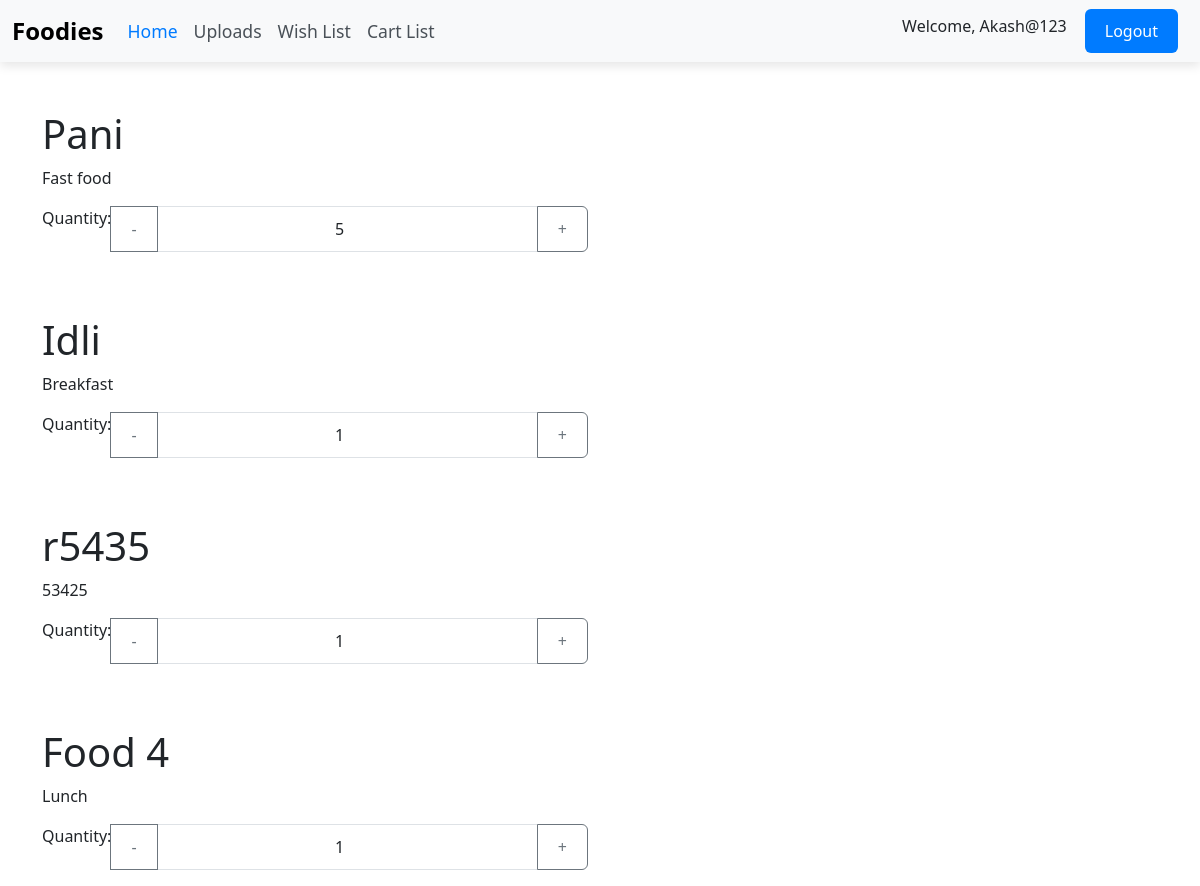
/show_cartList (signed in), run on the app's committed database.
### homepage/models.py (models this page shows, shortened)
class CartItem(models.Model):
    cart = models.ForeignKey(Cart,on_delete=models.CASCADE,null=True,blank=True)
    product = models.ForeignKey(FoodImages,on_delete=models.CASCADE)
    cart_count = models.IntegerField(default = 1)
    updated = models.DateTimeField(auto_now=True) #updates the field value everytime instance is saved
    created = models.DateTimeField(auto_now_add=True)

class FoodImages(models.Model):
    name = models.CharField(max_length=100)
    category = models.TextField()
    cost = models.FloatField()
    images = models.ImageField(upload_to="foodImages/")
    updated = models.DateTimeField(auto_now=True) #updates the field value everytime instance is saved
    created = models.DateTimeField(auto_now_add=True)

### homepage/views.py (the view)
# urls.py: path('show_cartList',views.show_cartList,name="show_cartList"),
@login_required(login_url="/Login")
def show_cartList(request):
    cart, created = Cart.objects.get_or_create(user=request.user)
    cart_items = CartItem.objects.filter(cart=cart)
    return render(request, "CartList.html", {"user_products": cart_items})

### Templates/CartList.html (shortened to what this page needs)
{% extends 'main.html' %}
{% block body_block %}
    {% if user_products %}
        {% for item in user_products %}
            <div class="container mt-5">
                <div class="row">
                    <div class="col-md-6">
                        <h1>{{ item.product.name }}</h1>
                        <p>{{ item.product.category }}</p>
                        <div class = "input-group mb-3">
                        <p>Quantity:</p>
                        <button class = "btn btn-outline-secondary" id="decrementbtn"> - </button>
                        <input type = "number" class ="form-control text-center" value="{{ item.cart_count }}" min="1" id = "inputBtn" />
                        <button class = "btn btn-outline-secondary" id="incrementbtn"> + </button>
                    </div>
                    </div>
                </div>
            </div>
        {% endfor %}
    {% else %}
        <p>Your CartList is empty.</p>
    {% endif %}
{% endblock %}

### Templates/main.html (shortened to what this page needs)
<!DOCTYPE html>
<html lang="en">
<head>
  <link href="https://cdn.jsdelivr.net/npm/bootstrap@5.3.3/dist/css/bootstrap.min.css" rel="stylesheet">
  <link href="https://cdnjs.cloudflare.com/ajax/libs/font-awesome/6.0.0-beta3/css/all.min.css" rel="stylesheet">
</head>
<body>
  <nav class="navbar navbar-expand-lg navbar-light">
    <div class="container-fluid">
      <a class="navbar-brand" href="#">Foodies</a>
      <div class="collapse navbar-collapse" id="navbarScroll">
        <ul class="navbar-nav me-auto navbar-nav-scroll" style="--bs-scroll-height: 100px;">
          <li class="nav-item">
            <a class="nav-link active" aria-current="page" href="{% url 'home' %}">Home</a>
          </li>
          <li class="nav-item">
            <a class="nav-link" href="{% url 'upload_images' %}">Uploads</a>
          </li>
          <li class="nav-item">
            <a class="nav-link" href="{% url 'show_wishlist' %}">Wish List</a>
          </li>
          <li class="nav-item">
            <a class="nav-link" href="{% url 'show_cartList' %}">Cart List</a>
          </li>
        </ul>
        {% if user.is_authenticated %}
          <h6 class="me-2">Welcome, {{ user.username }}</h6>
          <a href="{% url 'Logout' %}">
            <button class="btn btn-primary" type="button" id="loginButton">Logout</button>
          </a>
        {% else %}
          <a href="{% url 'Login' %}">
            <button class="btn btn-primary" type="button" id="loginButton">Login</button>
          </a>
        {% endif %}
      </div>
    </div>
  </nav>
  {% block body_block %}
  {% endblock %}
</body>
</html>

### Templates/main.html (style rules this page uses)
.navbar { background-color: #f8f9fa; box-shadow: 0 4px 10px rgba(0, 0, 0, 0.1); }
.navbar-brand { font-weight: bold; font-size: 1.5rem; }
.nav-link { font-size: 1.1rem; color: #495057 !important; }
.nav-link.active { color: #007bff !important; }
#loginButton { margin: 0 10px; }
.btn { font-size: 1rem; padding: 10px 20px; }
.btn-primary { background-color: #007bff; border: none; }

### data on the page
CartItem: product.name "Pani", product.category "Fast food", cart_count "5"
CartItem: product.name "Idli", product.category "Breakfast", cart_count "1"
CartItem: product.name "r5435", product.category "53425", cart_count "1"
CartItem: product.name "Food 4", product.category "Lunch", cart_count "1"

### other printed values
{{ user.username }} "Akash@123"
